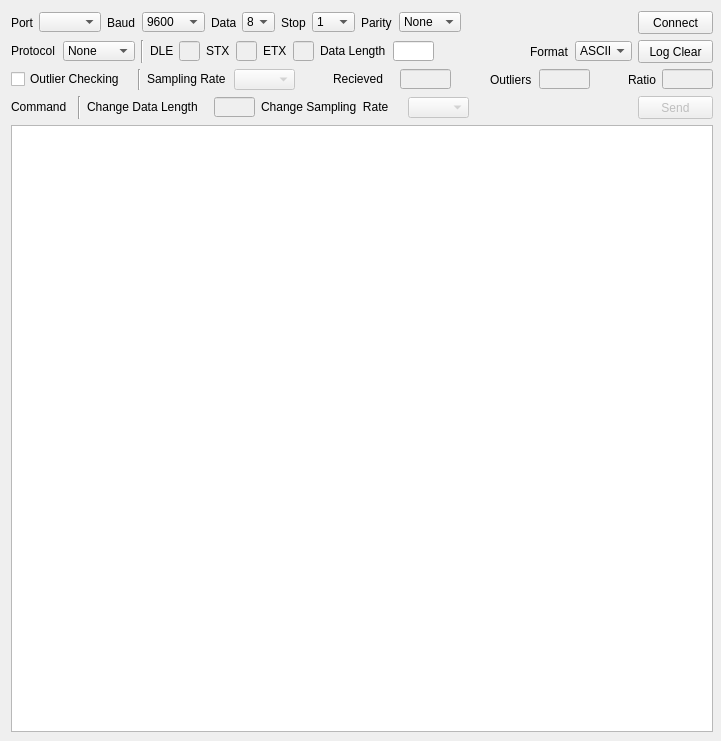
<?xml version="1.0" encoding="UTF-8"?>
<ui version="4.0">
 <class>MainWindow</class>
 <widget class="QMainWindow" name="MainWindow">
  <property name="geometry">
   <rect>
    <x>0</x>
    <y>0</y>
    <width>721</width>
    <height>741</height>
   </rect>
  </property>
  <property name="minimumSize">
   <size>
    <width>682</width>
    <height>582</height>
   </size>
  </property>
  <property name="maximumSize">
   <size>
    <width>721</width>
    <height>741</height>
   </size>
  </property>
  <property name="windowTitle">
   <string>MainWindow</string>
  </property>
  <widget class="QWidget" name="centralwidget">
   <widget class="QWidget" name="">
    <property name="geometry">
     <rect>
      <x>11</x>
      <y>11</y>
      <width>702</width>
      <height>721</height>
     </rect>
    </property>
    <layout class="QVBoxLayout" name="verticalLayout">
     <item>
      <layout class="QHBoxLayout" name="horizontalLayout">
       <item>
        <widget class="QLabel" name="port_label">
         <property name="minimumSize">
          <size>
           <width>22</width>
           <height>23</height>
          </size>
         </property>
         <property name="maximumSize">
          <size>
           <width>22</width>
           <height>23</height>
          </size>
         </property>
         <property name="text">
          <string>Port</string>
         </property>
        </widget>
       </item>
       <item>
        <widget class="QComboBox" name="port_box">
         <property name="minimumSize">
          <size>
           <width>62</width>
           <height>20</height>
          </size>
         </property>
         <property name="maximumSize">
          <size>
           <width>62</width>
           <height>20</height>
          </size>
         </property>
         <property name="currentIndex">
          <number>-1</number>
         </property>
         <item>
          <property name="text">
           <string>COM1</string>
          </property>
         </item>
         <item>
          <property name="text">
           <string>COM2</string>
          </property>
         </item>
         <item>
          <property name="text">
           <string>COM3</string>
          </property>
         </item>
         <item>
          <property name="text">
           <string>COM4</string>
          </property>
         </item>
         <item>
          <property name="text">
           <string>COM5</string>
          </property>
         </item>
        </widget>
       </item>
       <item>
        <widget class="QLabel" name="baud_label">
         <property name="minimumSize">
          <size>
           <width>29</width>
           <height>23</height>
          </size>
         </property>
         <property name="maximumSize">
          <size>
           <width>29</width>
           <height>23</height>
          </size>
         </property>
         <property name="text">
          <string>Baud</string>
         </property>
        </widget>
       </item>
       <item>
        <widget class="QComboBox" name="baud_box">
         <property name="minimumSize">
          <size>
           <width>63</width>
           <height>20</height>
          </size>
         </property>
         <property name="maximumSize">
          <size>
           <width>63</width>
           <height>20</height>
          </size>
         </property>
         <property name="currentIndex">
          <number>3</number>
         </property>
         <item>
          <property name="text">
           <string>1200</string>
          </property>
         </item>
         <item>
          <property name="text">
           <string>2400</string>
          </property>
         </item>
         <item>
          <property name="text">
           <string>4800</string>
          </property>
         </item>
         <item>
          <property name="text">
           <string>9600</string>
          </property>
         </item>
         <item>
          <property name="text">
           <string>14400</string>
          </property>
         </item>
         <item>
          <property name="text">
           <string>19200</string>
          </property>
         </item>
         <item>
          <property name="text">
           <string>115200</string>
          </property>
         </item>
        </widget>
       </item>
       <item>
        <widget class="QLabel" name="data_label">
         <property name="minimumSize">
          <size>
           <width>25</width>
           <height>23</height>
          </size>
         </property>
         <property name="maximumSize">
          <size>
           <width>25</width>
           <height>23</height>
          </size>
         </property>
         <property name="text">
          <string>Data</string>
         </property>
        </widget>
       </item>
       <item>
        <widget class="QComboBox" name="data_box">
         <property name="minimumSize">
          <size>
           <width>33</width>
           <height>20</height>
          </size>
         </property>
         <property name="maximumSize">
          <size>
           <width>33</width>
           <height>20</height>
          </size>
         </property>
         <property name="currentIndex">
          <number>3</number>
         </property>
         <item>
          <property name="text">
           <string>5</string>
          </property>
         </item>
         <item>
          <property name="text">
           <string>6</string>
          </property>
         </item>
         <item>
          <property name="text">
           <string>7</string>
          </property>
         </item>
         <item>
          <property name="text">
           <string>8</string>
          </property>
         </item>
        </widget>
       </item>
       <item>
        <widget class="QLabel" name="stop_label">
         <property name="minimumSize">
          <size>
           <width>25</width>
           <height>23</height>
          </size>
         </property>
         <property name="maximumSize">
          <size>
           <width>25</width>
           <height>23</height>
          </size>
         </property>
         <property name="text">
          <string>Stop</string>
         </property>
        </widget>
       </item>
       <item>
        <widget class="QComboBox" name="stop_box">
         <property name="minimumSize">
          <size>
           <width>43</width>
           <height>20</height>
          </size>
         </property>
         <property name="maximumSize">
          <size>
           <width>43</width>
           <height>20</height>
          </size>
         </property>
         <item>
          <property name="text">
           <string>1</string>
          </property>
         </item>
         <item>
          <property name="text">
           <string>1.5</string>
          </property>
         </item>
         <item>
          <property name="text">
           <string>2</string>
          </property>
         </item>
        </widget>
       </item>
       <item>
        <widget class="QLabel" name="parity_label">
         <property name="minimumSize">
          <size>
           <width>32</width>
           <height>23</height>
          </size>
         </property>
         <property name="maximumSize">
          <size>
           <width>32</width>
           <height>23</height>
          </size>
         </property>
         <property name="text">
          <string>Parity</string>
         </property>
        </widget>
       </item>
       <item>
        <widget class="QComboBox" name="parity_box">
         <property name="minimumSize">
          <size>
           <width>62</width>
           <height>20</height>
          </size>
         </property>
         <property name="maximumSize">
          <size>
           <width>62</width>
           <height>20</height>
          </size>
         </property>
         <item>
          <property name="text">
           <string>None</string>
          </property>
         </item>
         <item>
          <property name="text">
           <string>Even</string>
          </property>
         </item>
         <item>
          <property name="text">
           <string>Odd</string>
          </property>
         </item>
         <item>
          <property name="text">
           <string>Mark</string>
          </property>
         </item>
         <item>
          <property name="text">
           <string>Space</string>
          </property>
         </item>
        </widget>
       </item>
       <item>
        <spacer name="horizontalSpacer_6">
         <property name="orientation">
          <enum>Qt::Horizontal</enum>
         </property>
         <property name="sizeHint" stdset="0">
          <size>
           <width>40</width>
           <height>20</height>
          </size>
         </property>
        </spacer>
       </item>
       <item>
        <widget class="QPushButton" name="connect_button">
         <property name="minimumSize">
          <size>
           <width>75</width>
           <height>23</height>
          </size>
         </property>
         <property name="maximumSize">
          <size>
           <width>75</width>
           <height>23</height>
          </size>
         </property>
         <property name="text">
          <string>Connect</string>
         </property>
        </widget>
       </item>
      </layout>
     </item>
     <item>
      <layout class="QHBoxLayout" name="horizontalLayout_3">
       <item>
        <layout class="QHBoxLayout" name="horizontalLayout_2">
         <item>
          <widget class="QLabel" name="protocol_label">
           <property name="minimumSize">
            <size>
             <width>46</width>
             <height>20</height>
            </size>
           </property>
           <property name="maximumSize">
            <size>
             <width>46</width>
             <height>20</height>
            </size>
           </property>
           <property name="text">
            <string>Protocol</string>
           </property>
          </widget>
         </item>
         <item>
          <widget class="QComboBox" name="protocol_box">
           <property name="minimumSize">
            <size>
             <width>72</width>
             <height>20</height>
            </size>
           </property>
           <property name="maximumSize">
            <size>
             <width>72</width>
             <height>20</height>
            </size>
           </property>
           <item>
            <property name="text">
             <string>None</string>
            </property>
           </item>
           <item>
            <property name="text">
             <string>Static</string>
            </property>
           </item>
           <item>
            <property name="text">
             <string>Variable</string>
            </property>
           </item>
          </widget>
         </item>
         <item>
          <widget class="Line" name="line_2">
           <property name="orientation">
            <enum>Qt::Vertical</enum>
           </property>
          </widget>
         </item>
         <item>
          <widget class="QLabel" name="dle_label">
           <property name="minimumSize">
            <size>
             <width>23</width>
             <height>20</height>
            </size>
           </property>
           <property name="maximumSize">
            <size>
             <width>23</width>
             <height>20</height>
            </size>
           </property>
           <property name="text">
            <string>DLE</string>
           </property>
          </widget>
         </item>
         <item>
          <widget class="QLineEdit" name="dle_text">
           <property name="enabled">
            <bool>false</bool>
           </property>
           <property name="minimumSize">
            <size>
             <width>21</width>
             <height>20</height>
            </size>
           </property>
           <property name="maximumSize">
            <size>
             <width>21</width>
             <height>20</height>
            </size>
           </property>
           <property name="text">
            <string/>
           </property>
           <property name="maxLength">
            <number>2</number>
           </property>
           <property name="frame">
            <bool>true</bool>
           </property>
           <property name="alignment">
            <set>Qt::AlignJustify|Qt::AlignVCenter</set>
           </property>
          </widget>
         </item>
         <item>
          <widget class="QLabel" name="stx_label">
           <property name="minimumSize">
            <size>
             <width>24</width>
             <height>20</height>
            </size>
           </property>
           <property name="maximumSize">
            <size>
             <width>24</width>
             <height>20</height>
            </size>
           </property>
           <property name="text">
            <string>STX</string>
           </property>
          </widget>
         </item>
         <item>
          <widget class="QLineEdit" name="stx_text">
           <property name="enabled">
            <bool>false</bool>
           </property>
           <property name="minimumSize">
            <size>
             <width>21</width>
             <height>20</height>
            </size>
           </property>
           <property name="maximumSize">
            <size>
             <width>21</width>
             <height>20</height>
            </size>
           </property>
           <property name="maxLength">
            <number>2</number>
           </property>
           <property name="frame">
            <bool>true</bool>
           </property>
           <property name="alignment">
            <set>Qt::AlignJustify|Qt::AlignVCenter</set>
           </property>
          </widget>
         </item>
         <item>
          <widget class="QLabel" name="etx_label">
           <property name="minimumSize">
            <size>
             <width>24</width>
             <height>20</height>
            </size>
           </property>
           <property name="maximumSize">
            <size>
             <width>24</width>
             <height>20</height>
            </size>
           </property>
           <property name="text">
            <string>ETX</string>
           </property>
          </widget>
         </item>
         <item>
          <widget class="QLineEdit" name="etx_text">
           <property name="enabled">
            <bool>false</bool>
           </property>
           <property name="minimumSize">
            <size>
             <width>21</width>
             <height>20</height>
            </size>
           </property>
           <property name="maximumSize">
            <size>
             <width>21</width>
             <height>20</height>
            </size>
           </property>
           <property name="maxLength">
            <number>2</number>
           </property>
           <property name="frame">
            <bool>true</bool>
           </property>
           <property name="alignment">
            <set>Qt::AlignJustify|Qt::AlignVCenter</set>
           </property>
          </widget>
         </item>
         <item>
          <widget class="QLabel" name="datalength_label">
           <property name="minimumSize">
            <size>
             <width>67</width>
             <height>20</height>
            </size>
           </property>
           <property name="maximumSize">
            <size>
             <width>67</width>
             <height>20</height>
            </size>
           </property>
           <property name="text">
            <string>Data Length</string>
           </property>
          </widget>
         </item>
         <item>
          <widget class="QLineEdit" name="datalength_text">
           <property name="enabled">
            <bool>true</bool>
           </property>
           <property name="minimumSize">
            <size>
             <width>41</width>
             <height>20</height>
            </size>
           </property>
           <property name="maximumSize">
            <size>
             <width>41</width>
             <height>20</height>
            </size>
           </property>
           <property name="text">
            <string/>
           </property>
           <property name="maxLength">
            <number>4</number>
           </property>
           <property name="frame">
            <bool>true</bool>
           </property>
           <property name="alignment">
            <set>Qt::AlignJustify|Qt::AlignVCenter</set>
           </property>
          </widget>
         </item>
        </layout>
       </item>
       <item>
        <spacer name="horizontalSpacer">
         <property name="orientation">
          <enum>Qt::Horizontal</enum>
         </property>
         <property name="sizeHint" stdset="0">
          <size>
           <width>78</width>
           <height>20</height>
          </size>
         </property>
        </spacer>
       </item>
       <item>
        <widget class="QLabel" name="format_label">
         <property name="minimumSize">
          <size>
           <width>39</width>
           <height>21</height>
          </size>
         </property>
         <property name="maximumSize">
          <size>
           <width>39</width>
           <height>21</height>
          </size>
         </property>
         <property name="text">
          <string>Format</string>
         </property>
         <property name="alignment">
          <set>Qt::AlignJustify|Qt::AlignVCenter</set>
         </property>
        </widget>
       </item>
       <item>
        <widget class="QComboBox" name="format_box">
         <property name="minimumSize">
          <size>
           <width>57</width>
           <height>20</height>
          </size>
         </property>
         <property name="maximumSize">
          <size>
           <width>57</width>
           <height>20</height>
          </size>
         </property>
         <item>
          <property name="text">
           <string>ASCII</string>
          </property>
         </item>
         <item>
          <property name="text">
           <string>HEX</string>
          </property>
         </item>
         <item>
          <property name="text">
           <string>DEC</string>
          </property>
         </item>
        </widget>
       </item>
       <item>
        <widget class="QPushButton" name="clear_button">
         <property name="minimumSize">
          <size>
           <width>75</width>
           <height>23</height>
          </size>
         </property>
         <property name="maximumSize">
          <size>
           <width>75</width>
           <height>23</height>
          </size>
         </property>
         <property name="text">
          <string>Log Clear</string>
         </property>
        </widget>
       </item>
      </layout>
     </item>
     <item>
      <layout class="QHBoxLayout" name="horizontalLayout_5">
       <item>
        <widget class="QCheckBox" name="outlier_checking_button">
         <property name="minimumSize">
          <size>
           <width>121</width>
           <height>16</height>
          </size>
         </property>
         <property name="maximumSize">
          <size>
           <width>121</width>
           <height>16</height>
          </size>
         </property>
         <property name="text">
          <string>Outlier Checking</string>
         </property>
        </widget>
       </item>
       <item>
        <widget class="Line" name="line_4">
         <property name="orientation">
          <enum>Qt::Vertical</enum>
         </property>
        </widget>
       </item>
       <item>
        <widget class="QLabel" name="sampling_label">
         <property name="minimumSize">
          <size>
           <width>81</width>
           <height>16</height>
          </size>
         </property>
         <property name="maximumSize">
          <size>
           <width>81</width>
           <height>16</height>
          </size>
         </property>
         <property name="text">
          <string>Sampling Rate</string>
         </property>
        </widget>
       </item>
       <item>
        <widget class="QComboBox" name="sampling_box">
         <property name="enabled">
          <bool>false</bool>
         </property>
         <property name="minimumSize">
          <size>
           <width>61</width>
           <height>21</height>
          </size>
         </property>
         <property name="maximumSize">
          <size>
           <width>61</width>
           <height>21</height>
          </size>
         </property>
         <property name="editable">
          <bool>false</bool>
         </property>
         <property name="currentIndex">
          <number>-1</number>
         </property>
         <item>
          <property name="text">
           <string>1Hz</string>
          </property>
         </item>
         <item>
          <property name="text">
           <string>2Hz</string>
          </property>
         </item>
         <item>
          <property name="text">
           <string>10Hz</string>
          </property>
         </item>
         <item>
          <property name="text">
           <string>20Hz</string>
          </property>
         </item>
        </widget>
       </item>
       <item>
        <spacer name="horizontalSpacer_3">
         <property name="orientation">
          <enum>Qt::Horizontal</enum>
         </property>
         <property name="sizeHint" stdset="0">
          <size>
           <width>13</width>
           <height>20</height>
          </size>
         </property>
        </spacer>
       </item>
       <item>
        <widget class="QLabel" name="recieved_label">
         <property name="minimumSize">
          <size>
           <width>61</width>
           <height>16</height>
          </size>
         </property>
         <property name="maximumSize">
          <size>
           <width>61</width>
           <height>16</height>
          </size>
         </property>
         <property name="text">
          <string>Recieved</string>
         </property>
        </widget>
       </item>
       <item>
        <widget class="QLineEdit" name="recieved_text">
         <property name="enabled">
          <bool>false</bool>
         </property>
         <property name="minimumSize">
          <size>
           <width>51</width>
           <height>20</height>
          </size>
         </property>
         <property name="maximumSize">
          <size>
           <width>51</width>
           <height>20</height>
          </size>
         </property>
         <property name="alignment">
          <set>Qt::AlignRight|Qt::AlignTrailing|Qt::AlignVCenter</set>
         </property>
         <property name="readOnly">
          <bool>true</bool>
         </property>
        </widget>
       </item>
       <item>
        <spacer name="horizontalSpacer_4">
         <property name="orientation">
          <enum>Qt::Horizontal</enum>
         </property>
         <property name="sizeHint" stdset="0">
          <size>
           <width>13</width>
           <height>20</height>
          </size>
         </property>
        </spacer>
       </item>
       <item>
        <widget class="QLabel" name="outliers_label">
         <property name="minimumSize">
          <size>
           <width>43</width>
           <height>21</height>
          </size>
         </property>
         <property name="maximumSize">
          <size>
           <width>43</width>
           <height>21</height>
          </size>
         </property>
         <property name="text">
          <string>Outliers</string>
         </property>
        </widget>
       </item>
       <item>
        <widget class="QLineEdit" name="outliers_text">
         <property name="enabled">
          <bool>false</bool>
         </property>
         <property name="minimumSize">
          <size>
           <width>51</width>
           <height>20</height>
          </size>
         </property>
         <property name="maximumSize">
          <size>
           <width>51</width>
           <height>20</height>
          </size>
         </property>
         <property name="alignment">
          <set>Qt::AlignRight|Qt::AlignTrailing|Qt::AlignVCenter</set>
         </property>
         <property name="readOnly">
          <bool>true</bool>
         </property>
        </widget>
       </item>
       <item>
        <spacer name="horizontalSpacer_5">
         <property name="orientation">
          <enum>Qt::Horizontal</enum>
         </property>
         <property name="sizeHint" stdset="0">
          <size>
           <width>13</width>
           <height>20</height>
          </size>
         </property>
        </spacer>
       </item>
       <item>
        <widget class="QLabel" name="ratio_label">
         <property name="minimumSize">
          <size>
           <width>28</width>
           <height>21</height>
          </size>
         </property>
         <property name="maximumSize">
          <size>
           <width>28</width>
           <height>21</height>
          </size>
         </property>
         <property name="text">
          <string>Ratio</string>
         </property>
        </widget>
       </item>
       <item>
        <widget class="QLineEdit" name="ratio_text">
         <property name="enabled">
          <bool>false</bool>
         </property>
         <property name="minimumSize">
          <size>
           <width>51</width>
           <height>20</height>
          </size>
         </property>
         <property name="maximumSize">
          <size>
           <width>51</width>
           <height>20</height>
          </size>
         </property>
         <property name="alignment">
          <set>Qt::AlignRight|Qt::AlignTrailing|Qt::AlignVCenter</set>
         </property>
         <property name="readOnly">
          <bool>true</bool>
         </property>
        </widget>
       </item>
      </layout>
     </item>
     <item>
      <layout class="QHBoxLayout" name="horizontalLayout_4">
       <item>
        <widget class="QLabel" name="command_label">
         <property name="minimumSize">
          <size>
           <width>61</width>
           <height>16</height>
          </size>
         </property>
         <property name="maximumSize">
          <size>
           <width>61</width>
           <height>16</height>
          </size>
         </property>
         <property name="text">
          <string>Command</string>
         </property>
        </widget>
       </item>
       <item>
        <widget class="Line" name="line_5">
         <property name="orientation">
          <enum>Qt::Vertical</enum>
         </property>
        </widget>
       </item>
       <item>
        <widget class="QLabel" name="change_data_length_label">
         <property name="minimumSize">
          <size>
           <width>121</width>
           <height>16</height>
          </size>
         </property>
         <property name="maximumSize">
          <size>
           <width>121</width>
           <height>16</height>
          </size>
         </property>
         <property name="text">
          <string>Change Data Length</string>
         </property>
        </widget>
       </item>
       <item>
        <widget class="QLineEdit" name="change_data_length_text">
         <property name="enabled">
          <bool>false</bool>
         </property>
         <property name="minimumSize">
          <size>
           <width>41</width>
           <height>20</height>
          </size>
         </property>
         <property name="maximumSize">
          <size>
           <width>41</width>
           <height>20</height>
          </size>
         </property>
         <property name="text">
          <string/>
         </property>
         <property name="maxLength">
          <number>4</number>
         </property>
         <property name="frame">
          <bool>true</bool>
         </property>
         <property name="alignment">
          <set>Qt::AlignJustify|Qt::AlignVCenter</set>
         </property>
        </widget>
       </item>
       <item>
        <widget class="QLabel" name="change_sampling_rate_label">
         <property name="minimumSize">
          <size>
           <width>141</width>
           <height>16</height>
          </size>
         </property>
         <property name="maximumSize">
          <size>
           <width>141</width>
           <height>16</height>
          </size>
         </property>
         <property name="text">
          <string>Change Sampling  Rate</string>
         </property>
        </widget>
       </item>
       <item>
        <widget class="QComboBox" name="change_sampling_rate_box">
         <property name="enabled">
          <bool>false</bool>
         </property>
         <property name="minimumSize">
          <size>
           <width>61</width>
           <height>21</height>
          </size>
         </property>
         <property name="maximumSize">
          <size>
           <width>61</width>
           <height>21</height>
          </size>
         </property>
         <property name="editable">
          <bool>false</bool>
         </property>
         <property name="currentIndex">
          <number>-1</number>
         </property>
         <item>
          <property name="text">
           <string>1Hz</string>
          </property>
         </item>
         <item>
          <property name="text">
           <string>2Hz</string>
          </property>
         </item>
         <item>
          <property name="text">
           <string>10Hz</string>
          </property>
         </item>
         <item>
          <property name="text">
           <string>20Hz</string>
          </property>
         </item>
        </widget>
       </item>
       <item>
        <spacer name="horizontalSpacer_7">
         <property name="orientation">
          <enum>Qt::Horizontal</enum>
         </property>
         <property name="sizeHint" stdset="0">
          <size>
           <width>40</width>
           <height>20</height>
          </size>
         </property>
        </spacer>
       </item>
       <item>
        <widget class="QPushButton" name="send_button">
         <property name="enabled">
          <bool>false</bool>
         </property>
         <property name="minimumSize">
          <size>
           <width>75</width>
           <height>23</height>
          </size>
         </property>
         <property name="maximumSize">
          <size>
           <width>75</width>
           <height>23</height>
          </size>
         </property>
         <property name="text">
          <string>Send</string>
         </property>
        </widget>
       </item>
      </layout>
     </item>
     <item>
      <widget class="QListWidget" name="packet_list_widget">
       <property name="selectionMode">
        <enum>QAbstractItemView::NoSelection</enum>
       </property>
      </widget>
     </item>
    </layout>
   </widget>
  </widget>
 </widget>
 <tabstops>
  <tabstop>port_box</tabstop>
  <tabstop>baud_box</tabstop>
  <tabstop>data_box</tabstop>
  <tabstop>stop_box</tabstop>
  <tabstop>parity_box</tabstop>
  <tabstop>connect_button</tabstop>
  <tabstop>protocol_box</tabstop>
  <tabstop>dle_text</tabstop>
  <tabstop>stx_text</tabstop>
  <tabstop>etx_text</tabstop>
  <tabstop>datalength_text</tabstop>
  <tabstop>clear_button</tabstop>
 </tabstops>
 <resources/>
 <connections/>
</ui>
